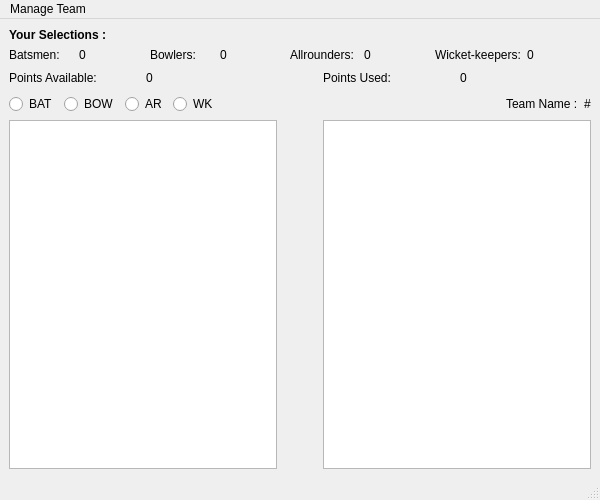
<?xml version="1.0" encoding="UTF-8"?>
<ui version="4.0">
 <class>MainWindow</class>
 <widget class="QMainWindow" name="MainWindow">
  <property name="geometry">
   <rect>
    <x>0</x>
    <y>0</y>
    <width>600</width>
    <height>500</height>
   </rect>
  </property>
  <property name="windowTitle">
   <string>MainWindow</string>
  </property>
  <widget class="QWidget" name="centralwidget">
   <layout class="QVBoxLayout" name="verticalLayout">
    <item>
     <widget class="QLabel" name="label">
      <property name="font">
       <font>
        <family>MS Sans Serif</family>
        <weight>75</weight>
        <bold>true</bold>
       </font>
      </property>
      <property name="text">
       <string>Your Selections :</string>
      </property>
     </widget>
    </item>
    <item>
     <layout class="QHBoxLayout" name="horizontalLayout">
      <item>
       <widget class="QLabel" name="label_6">
        <property name="text">
         <string>Batsmen: </string>
        </property>
       </widget>
      </item>
      <item>
       <widget class="QLabel" name="batsmen_ct">
        <property name="text">
         <string>0</string>
        </property>
       </widget>
      </item>
      <item>
       <widget class="QLabel" name="label_9">
        <property name="text">
         <string>Bowlers:</string>
        </property>
       </widget>
      </item>
      <item>
       <widget class="QLabel" name="bowler_ct">
        <property name="text">
         <string>0</string>
        </property>
       </widget>
      </item>
      <item>
       <widget class="QLabel" name="label_11">
        <property name="text">
         <string>Allrounders: </string>
        </property>
       </widget>
      </item>
      <item>
       <widget class="QLabel" name="allrounder_ct">
        <property name="text">
         <string>0</string>
        </property>
       </widget>
      </item>
      <item>
       <widget class="QLabel" name="label_5">
        <property name="text">
         <string>Wicket-keepers:</string>
        </property>
       </widget>
      </item>
      <item>
       <widget class="QLabel" name="wkt_ct">
        <property name="text">
         <string>0</string>
        </property>
       </widget>
      </item>
     </layout>
    </item>
    <item>
     <layout class="QHBoxLayout" name="horizontalLayout_2">
      <item>
       <widget class="QLabel" name="label_7">
        <property name="text">
         <string>Points Available: </string>
        </property>
       </widget>
      </item>
      <item>
       <widget class="QLabel" name="pt_avl">
        <property name="text">
         <string>0</string>
        </property>
       </widget>
      </item>
      <item>
       <spacer name="horizontalSpacer_3">
        <property name="orientation">
         <enum>Qt::Horizontal</enum>
        </property>
        <property name="sizeType">
         <enum>QSizePolicy::Minimum</enum>
        </property>
        <property name="sizeHint" stdset="0">
         <size>
          <width>40</width>
          <height>20</height>
         </size>
        </property>
       </spacer>
      </item>
      <item>
       <widget class="QLabel" name="label_3">
        <property name="text">
         <string>Points Used: </string>
        </property>
       </widget>
      </item>
      <item>
       <widget class="QLabel" name="pt_used">
        <property name="text">
         <string>0</string>
        </property>
       </widget>
      </item>
     </layout>
    </item>
    <item>
     <layout class="QHBoxLayout" name="horizontalLayout_3">
      <item>
       <widget class="QRadioButton" name="bat">
        <property name="text">
         <string>BAT</string>
        </property>
        <property name="checkable">
         <bool>true</bool>
        </property>
       </widget>
      </item>
      <item>
       <widget class="QRadioButton" name="bow">
        <property name="text">
         <string>BOW</string>
        </property>
       </widget>
      </item>
      <item>
       <widget class="QRadioButton" name="ar">
        <property name="text">
         <string>AR</string>
        </property>
       </widget>
      </item>
      <item>
       <widget class="QRadioButton" name="wk">
        <property name="text">
         <string>WK</string>
        </property>
       </widget>
      </item>
      <item>
       <spacer name="horizontalSpacer">
        <property name="orientation">
         <enum>Qt::Horizontal</enum>
        </property>
        <property name="sizeType">
         <enum>QSizePolicy::MinimumExpanding</enum>
        </property>
        <property name="sizeHint" stdset="0">
         <size>
          <width>40</width>
          <height>20</height>
         </size>
        </property>
       </spacer>
      </item>
      <item>
       <widget class="QLabel" name="label_2">
        <property name="text">
         <string>Team Name :</string>
        </property>
       </widget>
      </item>
      <item>
       <widget class="QLabel" name="team_name">
        <property name="text">
         <string>#</string>
        </property>
       </widget>
      </item>
     </layout>
    </item>
    <item>
     <layout class="QHBoxLayout" name="horizontalLayout_4">
      <item>
       <widget class="QListWidget" name="avl_players">
        <property name="sizePolicy">
         <sizepolicy hsizetype="MinimumExpanding" vsizetype="MinimumExpanding">
          <horstretch>0</horstretch>
          <verstretch>0</verstretch>
         </sizepolicy>
        </property>
       </widget>
      </item>
      <item>
       <spacer name="horizontalSpacer_2">
        <property name="orientation">
         <enum>Qt::Horizontal</enum>
        </property>
        <property name="sizeType">
         <enum>QSizePolicy::Fixed</enum>
        </property>
        <property name="sizeHint" stdset="0">
         <size>
          <width>40</width>
          <height>20</height>
         </size>
        </property>
       </spacer>
      </item>
      <item>
       <widget class="QListWidget" name="team_players">
        <property name="sizePolicy">
         <sizepolicy hsizetype="MinimumExpanding" vsizetype="MinimumExpanding">
          <horstretch>0</horstretch>
          <verstretch>0</verstretch>
         </sizepolicy>
        </property>
       </widget>
      </item>
     </layout>
    </item>
   </layout>
  </widget>
  <widget class="QMenuBar" name="menubar">
   <property name="geometry">
    <rect>
     <x>0</x>
     <y>0</y>
     <width>600</width>
     <height>26</height>
    </rect>
   </property>
   <widget class="QMenu" name="menuManage_Teams">
    <property name="title">
     <string>Manage Team</string>
    </property>
    <widget class="QMenu" name="menuOpen_Team">
     <property name="title">
      <string>Open Team</string>
     </property>
    </widget>
    <addaction name="actionNew_Team"/>
    <addaction name="menuOpen_Team"/>
    <addaction name="actionEvaluate_Score"/>
   </widget>
   <addaction name="menuManage_Teams"/>
  </widget>
  <widget class="QStatusBar" name="statusbar"/>
  <action name="actionSave_Team">
   <property name="text">
    <string>Save Team</string>
   </property>
  </action>
  <action name="actionNew_Team">
   <property name="text">
    <string>New Team</string>
   </property>
  </action>
  <action name="actionIntershala11">
   <property name="text">
    <string>Intershala11</string>
   </property>
  </action>
  <action name="actionEvaluate_Score">
   <property name="text">
    <string>Evaluate Score</string>
   </property>
  </action>
 </widget>
 <resources/>
 <connections/>
</ui>
